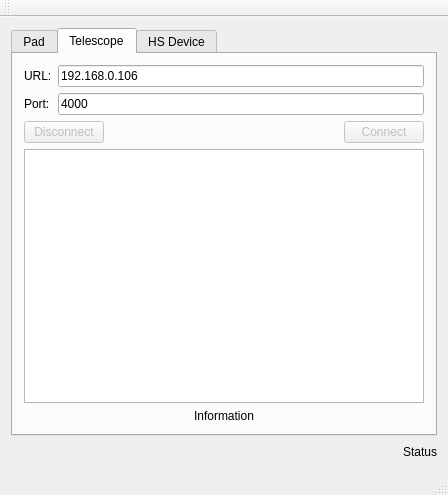
<?xml version="1.0" encoding="UTF-8"?>
<ui version="4.0">
 <class>hsCli</class>
 <widget class="QMainWindow" name="hsCli">
  <property name="geometry">
   <rect>
    <x>0</x>
    <y>0</y>
    <width>448</width>
    <height>495</height>
   </rect>
  </property>
  <property name="sizePolicy">
   <sizepolicy hsizetype="Minimum" vsizetype="Minimum">
    <horstretch>0</horstretch>
    <verstretch>0</verstretch>
   </sizepolicy>
  </property>
  <property name="windowTitle">
   <string>TelescopeCli</string>
  </property>
  <widget class="QWidget" name="centralWidget">
   <layout class="QVBoxLayout" name="verticalLayout_4">
    <item>
     <widget class="QTabWidget" name="tab">
      <property name="currentIndex">
       <number>1</number>
      </property>
      <widget class="QWidget" name="telescopeTab">
       <attribute name="title">
        <string>Pad</string>
       </attribute>
       <layout class="QVBoxLayout" name="verticalLayout_3">
        <item>
         <widget class="QGroupBox" name="groupBox_2">
          <property name="title">
           <string>Speed</string>
          </property>
          <layout class="QGridLayout" name="gridLayout_2">
           <item row="0" column="0">
            <widget class="QComboBox" name="speedComboBox">
             <item>
              <property name="text">
               <string>set</string>
              </property>
             </item>
             <item>
              <property name="text">
               <string>Guide</string>
              </property>
             </item>
             <item>
              <property name="text">
               <string>Offset</string>
              </property>
             </item>
             <item>
              <property name="text">
               <string>stop</string>
              </property>
             </item>
            </widget>
           </item>
          </layout>
         </widget>
        </item>
        <item>
         <layout class="QHBoxLayout" name="horizontalLayout_6">
          <item>
           <widget class="QGroupBox" name="groupBox">
            <property name="title">
             <string>Direction</string>
            </property>
            <layout class="QVBoxLayout" name="verticalLayout_2">
             <item>
              <layout class="QHBoxLayout" name="horizontalLayout_5">
               <item>
                <widget class="QPushButton" name="nwPW">
                 <property name="enabled">
                  <bool>false</bool>
                 </property>
                 <property name="sizePolicy">
                  <sizepolicy hsizetype="Minimum" vsizetype="Minimum">
                   <horstretch>50</horstretch>
                   <verstretch>50</verstretch>
                  </sizepolicy>
                 </property>
                 <property name="minimumSize">
                  <size>
                   <width>50</width>
                   <height>50</height>
                  </size>
                 </property>
                 <property name="maximumSize">
                  <size>
                   <width>50</width>
                   <height>50</height>
                  </size>
                 </property>
                 <property name="text">
                  <string/>
                 </property>
                </widget>
               </item>
               <item>
                <widget class="QPushButton" name="northPB">
                 <property name="sizePolicy">
                  <sizepolicy hsizetype="Minimum" vsizetype="Minimum">
                   <horstretch>50</horstretch>
                   <verstretch>50</verstretch>
                  </sizepolicy>
                 </property>
                 <property name="minimumSize">
                  <size>
                   <width>50</width>
                   <height>50</height>
                  </size>
                 </property>
                 <property name="maximumSize">
                  <size>
                   <width>50</width>
                   <height>50</height>
                  </size>
                 </property>
                 <property name="text">
                  <string>N</string>
                 </property>
                </widget>
               </item>
               <item>
                <widget class="QPushButton" name="nePB">
                 <property name="enabled">
                  <bool>false</bool>
                 </property>
                 <property name="sizePolicy">
                  <sizepolicy hsizetype="Minimum" vsizetype="Minimum">
                   <horstretch>50</horstretch>
                   <verstretch>50</verstretch>
                  </sizepolicy>
                 </property>
                 <property name="minimumSize">
                  <size>
                   <width>50</width>
                   <height>50</height>
                  </size>
                 </property>
                 <property name="maximumSize">
                  <size>
                   <width>50</width>
                   <height>50</height>
                  </size>
                 </property>
                 <property name="text">
                  <string/>
                 </property>
                </widget>
               </item>
              </layout>
             </item>
             <item>
              <layout class="QHBoxLayout" name="horizontalLayout_4">
               <item>
                <widget class="QPushButton" name="westPB">
                 <property name="sizePolicy">
                  <sizepolicy hsizetype="Fixed" vsizetype="Fixed">
                   <horstretch>50</horstretch>
                   <verstretch>50</verstretch>
                  </sizepolicy>
                 </property>
                 <property name="minimumSize">
                  <size>
                   <width>50</width>
                   <height>50</height>
                  </size>
                 </property>
                 <property name="maximumSize">
                  <size>
                   <width>50</width>
                   <height>50</height>
                  </size>
                 </property>
                 <property name="text">
                  <string>W</string>
                 </property>
                </widget>
               </item>
               <item>
                <widget class="QPushButton" name="stopPB">
                 <property name="sizePolicy">
                  <sizepolicy hsizetype="Minimum" vsizetype="Minimum">
                   <horstretch>50</horstretch>
                   <verstretch>50</verstretch>
                  </sizepolicy>
                 </property>
                 <property name="minimumSize">
                  <size>
                   <width>50</width>
                   <height>50</height>
                  </size>
                 </property>
                 <property name="maximumSize">
                  <size>
                   <width>50</width>
                   <height>50</height>
                  </size>
                 </property>
                 <property name="text">
                  <string>X</string>
                 </property>
                </widget>
               </item>
               <item>
                <widget class="QPushButton" name="eastPB">
                 <property name="sizePolicy">
                  <sizepolicy hsizetype="Fixed" vsizetype="Fixed">
                   <horstretch>37</horstretch>
                   <verstretch>30</verstretch>
                  </sizepolicy>
                 </property>
                 <property name="minimumSize">
                  <size>
                   <width>50</width>
                   <height>50</height>
                  </size>
                 </property>
                 <property name="maximumSize">
                  <size>
                   <width>50</width>
                   <height>50</height>
                  </size>
                 </property>
                 <property name="text">
                  <string>E</string>
                 </property>
                </widget>
               </item>
              </layout>
             </item>
             <item>
              <layout class="QHBoxLayout" name="horizontalLayout_3">
               <item>
                <widget class="QPushButton" name="swPB">
                 <property name="enabled">
                  <bool>false</bool>
                 </property>
                 <property name="sizePolicy">
                  <sizepolicy hsizetype="Minimum" vsizetype="Minimum">
                   <horstretch>50</horstretch>
                   <verstretch>50</verstretch>
                  </sizepolicy>
                 </property>
                 <property name="minimumSize">
                  <size>
                   <width>50</width>
                   <height>50</height>
                  </size>
                 </property>
                 <property name="maximumSize">
                  <size>
                   <width>50</width>
                   <height>50</height>
                  </size>
                 </property>
                 <property name="text">
                  <string/>
                 </property>
                </widget>
               </item>
               <item>
                <widget class="QPushButton" name="southPB">
                 <property name="sizePolicy">
                  <sizepolicy hsizetype="Minimum" vsizetype="Minimum">
                   <horstretch>50</horstretch>
                   <verstretch>50</verstretch>
                  </sizepolicy>
                 </property>
                 <property name="minimumSize">
                  <size>
                   <width>50</width>
                   <height>50</height>
                  </size>
                 </property>
                 <property name="maximumSize">
                  <size>
                   <width>50</width>
                   <height>50</height>
                  </size>
                 </property>
                 <property name="text">
                  <string>S</string>
                 </property>
                </widget>
               </item>
               <item>
                <widget class="QPushButton" name="sePB">
                 <property name="enabled">
                  <bool>false</bool>
                 </property>
                 <property name="sizePolicy">
                  <sizepolicy hsizetype="Minimum" vsizetype="Minimum">
                   <horstretch>50</horstretch>
                   <verstretch>50</verstretch>
                  </sizepolicy>
                 </property>
                 <property name="minimumSize">
                  <size>
                   <width>50</width>
                   <height>50</height>
                  </size>
                 </property>
                 <property name="maximumSize">
                  <size>
                   <width>50</width>
                   <height>50</height>
                  </size>
                 </property>
                 <property name="text">
                  <string/>
                 </property>
                </widget>
               </item>
              </layout>
             </item>
            </layout>
           </widget>
          </item>
          <item>
           <spacer name="horizontalSpacer_12">
            <property name="orientation">
             <enum>Qt::Horizontal</enum>
            </property>
            <property name="sizeHint" stdset="0">
             <size>
              <width>40</width>
              <height>20</height>
             </size>
            </property>
           </spacer>
          </item>
         </layout>
        </item>
       </layout>
      </widget>
      <widget class="QWidget" name="serverTab">
       <attribute name="title">
        <string>Telescope</string>
       </attribute>
       <layout class="QVBoxLayout" name="verticalLayout">
        <item>
         <layout class="QGridLayout" name="gridLayout">
          <item row="0" column="0">
           <widget class="QLabel" name="locationLabel">
            <property name="sizePolicy">
             <sizepolicy hsizetype="Minimum" vsizetype="Fixed">
              <horstretch>0</horstretch>
              <verstretch>0</verstretch>
             </sizepolicy>
            </property>
            <property name="text">
             <string>URL:</string>
            </property>
            <property name="buddy">
             <cstring>hostLineEdit</cstring>
            </property>
           </widget>
          </item>
          <item row="0" column="1">
           <widget class="QLineEdit" name="hostLineEdit">
            <property name="text">
             <string>192.168.0.106</string>
            </property>
           </widget>
          </item>
          <item row="1" column="0">
           <widget class="QLabel" name="portLabel">
            <property name="sizePolicy">
             <sizepolicy hsizetype="Fixed" vsizetype="Preferred">
              <horstretch>0</horstretch>
              <verstretch>0</verstretch>
             </sizepolicy>
            </property>
            <property name="minimumSize">
             <size>
              <width>15</width>
              <height>0</height>
             </size>
            </property>
            <property name="text">
             <string>Port:</string>
            </property>
            <property name="buddy">
             <cstring>portLineEdit</cstring>
            </property>
           </widget>
          </item>
          <item row="1" column="1">
           <widget class="QLineEdit" name="portLineEdit">
            <property name="text">
             <string>4000</string>
            </property>
           </widget>
          </item>
         </layout>
        </item>
        <item>
         <layout class="QHBoxLayout" name="horizontalLayout">
          <item>
           <widget class="QPushButton" name="disconnectButton">
            <property name="enabled">
             <bool>false</bool>
            </property>
            <property name="text">
             <string>Disconnect</string>
            </property>
           </widget>
          </item>
          <item>
           <spacer name="horizontalSpacer">
            <property name="orientation">
             <enum>Qt::Horizontal</enum>
            </property>
            <property name="sizeHint" stdset="0">
             <size>
              <width>158</width>
              <height>20</height>
             </size>
            </property>
           </spacer>
          </item>
          <item>
           <widget class="QPushButton" name="connectButton">
            <property name="enabled">
             <bool>false</bool>
            </property>
            <property name="text">
             <string>Connect</string>
            </property>
           </widget>
          </item>
         </layout>
        </item>
        <item>
         <widget class="QTextBrowser" name="telescopeView"/>
        </item>
        <item>
         <widget class="QLabel" name="infoLabel">
          <property name="text">
           <string>Information</string>
          </property>
          <property name="alignment">
           <set>Qt::AlignCenter</set>
          </property>
         </widget>
        </item>
       </layout>
      </widget>
      <widget class="QWidget" name="tab_2">
       <attribute name="title">
        <string>HS Device</string>
       </attribute>
       <layout class="QVBoxLayout" name="verticalLayout_5">
        <item>
         <layout class="QGridLayout" name="gridLayout_3">
          <item row="0" column="0">
           <widget class="QLabel" name="deviceLabel">
            <property name="sizePolicy">
             <sizepolicy hsizetype="Minimum" vsizetype="Fixed">
              <horstretch>0</horstretch>
              <verstretch>0</verstretch>
             </sizepolicy>
            </property>
            <property name="text">
             <string>Device</string>
            </property>
            <property name="buddy">
             <cstring>hostLineEdit</cstring>
            </property>
           </widget>
          </item>
          <item row="0" column="1">
           <widget class="QLineEdit" name="deviceLineEdit">
            <property name="text">
             <string>/dev/ttyUSB0</string>
            </property>
           </widget>
          </item>
          <item row="1" column="0">
           <widget class="QLabel" name="baudsLabel">
            <property name="sizePolicy">
             <sizepolicy hsizetype="Fixed" vsizetype="Preferred">
              <horstretch>0</horstretch>
              <verstretch>0</verstretch>
             </sizepolicy>
            </property>
            <property name="minimumSize">
             <size>
              <width>15</width>
              <height>0</height>
             </size>
            </property>
            <property name="text">
             <string>BAUDS</string>
            </property>
            <property name="buddy">
             <cstring>portLineEdit</cstring>
            </property>
           </widget>
          </item>
          <item row="1" column="1">
           <widget class="QLineEdit" name="baudsLineEdit">
            <property name="text">
             <string>57600</string>
            </property>
           </widget>
          </item>
         </layout>
        </item>
        <item>
         <layout class="QHBoxLayout" name="horizontalLayout_7">
          <item>
           <widget class="QPushButton" name="deviceDisconnectPB">
            <property name="enabled">
             <bool>false</bool>
            </property>
            <property name="text">
             <string>Disconnect</string>
            </property>
           </widget>
          </item>
          <item>
           <spacer name="horizontalSpacer_13">
            <property name="orientation">
             <enum>Qt::Horizontal</enum>
            </property>
            <property name="sizeHint" stdset="0">
             <size>
              <width>158</width>
              <height>20</height>
             </size>
            </property>
           </spacer>
          </item>
          <item>
           <widget class="QPushButton" name="deviceConnectPB">
            <property name="enabled">
             <bool>true</bool>
            </property>
            <property name="text">
             <string>Connect</string>
            </property>
           </widget>
          </item>
         </layout>
        </item>
        <item>
         <widget class="QTextBrowser" name="deviceView"/>
        </item>
        <item>
         <widget class="QLabel" name="deviceInfoLabel">
          <property name="text">
           <string>Information</string>
          </property>
          <property name="alignment">
           <set>Qt::AlignCenter</set>
          </property>
         </widget>
        </item>
       </layout>
      </widget>
     </widget>
    </item>
    <item>
     <layout class="QHBoxLayout" name="horizontalLayout_2">
      <item>
       <spacer name="horizontalSpacer_6">
        <property name="orientation">
         <enum>Qt::Horizontal</enum>
        </property>
        <property name="sizeHint" stdset="0">
         <size>
          <width>40</width>
          <height>20</height>
         </size>
        </property>
       </spacer>
      </item>
      <item>
       <widget class="QLabel" name="statusLabel">
        <property name="text">
         <string>Status</string>
        </property>
       </widget>
      </item>
     </layout>
    </item>
   </layout>
  </widget>
  <widget class="QMenuBar" name="menuBar">
   <property name="geometry">
    <rect>
     <x>0</x>
     <y>0</y>
     <width>448</width>
     <height>22</height>
    </rect>
   </property>
  </widget>
  <widget class="QToolBar" name="mainToolBar">
   <attribute name="toolBarArea">
    <enum>TopToolBarArea</enum>
   </attribute>
   <attribute name="toolBarBreak">
    <bool>false</bool>
   </attribute>
  </widget>
  <widget class="QStatusBar" name="statusBar"/>
 </widget>
 <layoutdefault spacing="6" margin="11"/>
 <resources/>
 <connections/>
</ui>
